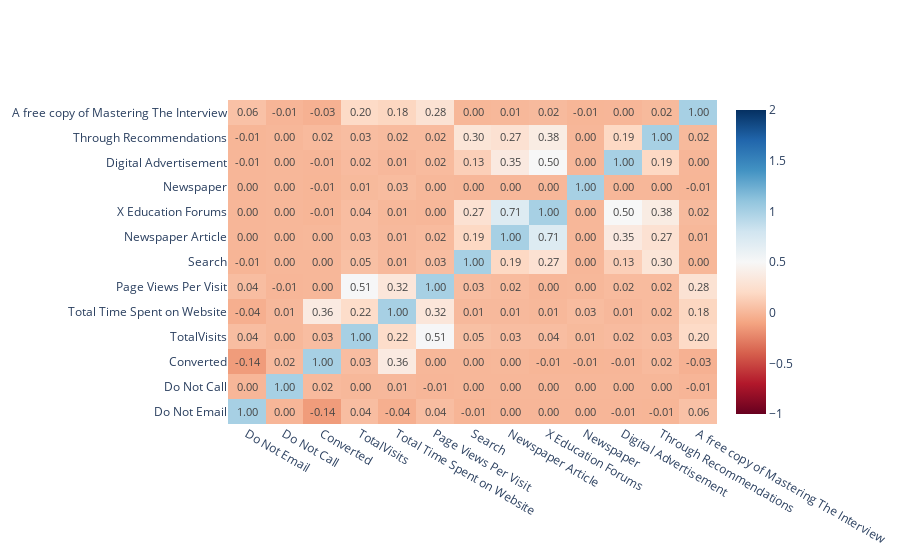

Notebook source saved alongside this figure:
### Code cell
# Plot da Matriz de correlação das variáveis
corr_matrix = df_leads.select_dtypes(include=['number']).corr()

fig = go.Figure()

fig.add_trace(
  go.Heatmap(
    x = corr_matrix.columns,
    y = corr_matrix.index,
    z = np.array(corr_matrix),
    text = corr_matrix.values,
    texttemplate='%{text:.2f}',
    colorscale=px.colors.diverging.RdBu,
    zmin=-1,
    zmax=2
  )
)

fig.show()

### Figure 1 — Plotly figure (JSON) as saved in the notebook; plotly's stock layout.template omitted (floating-point values rounded to 4 significant figures; data arrays with more than 128 entries replaced by an {"elided": "..."} marker saying what was removed)
{"data": [{"colorscale": [[0, "rgb(103,0,31)"], [0.1, "rgb(178,24,43)"], [0.2, "rgb(214,96,77)"], [0.3, "rgb(244,165,130)"], [0.4, "rgb(253,219,199)"], [0.5, "rgb(247,247,247)"], [0.6, "rgb(209,229,240)"], [0.7, "rgb(146,197,222)"], [0.8, "rgb(67,147,195)"], [0.9, "rgb(33,102,172)"], [1, "rgb(5,48,97)"]], "text": {"elided": "13x13 float values"}, "texttemplate": "%{text:.2f}", "type": "heatmap", "x": ["Do Not Email", "Do Not Call", "Converted", "TotalVisits", "Total Time Spent on Website", "Page Views Per Visit", "Search", "Newspaper Article", "X Education Forums", "Newspaper", "Digital Advertisement", "Through Recommendations", "A free copy of Mastering The Interview"], "y": ["Do Not Email", "Do Not Call", "Converted", "TotalVisits", "Total Time Spent on Website", "Page Views Per Visit", "Search", "Newspaper Article", "X Education Forums", "Newspaper", "Digital Advertisement", "Through Recommendations", "A free copy of Mastering The Interview"], "z": {"elided": "13x13 float values"}, "zmax": 2, "zmin": -1}], "layout": {}}
